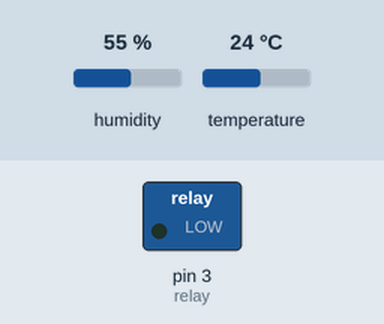
Recording of a sketch running on a simulated Arduino Uno, built with avr-gcc and run on an emulated ATmega328P. Shown: switched loads named in the sketch (green lamp = pin HIGH). The test bench sets the inputs (shaded band); at power-on: temperature 24 °C, humidity 55 %.

Above: at 2.8 s.
2.9 s: temperature set to 27 °C
At 5.2 s:
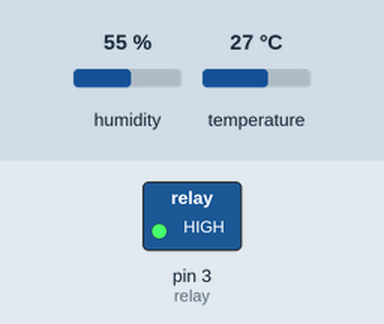
5.6 s: temperature set to 12 °C
At 6.6 s:
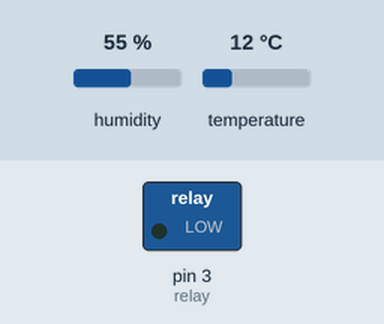
8.3 s: temperature set to 28 °C
At 11.4 s:
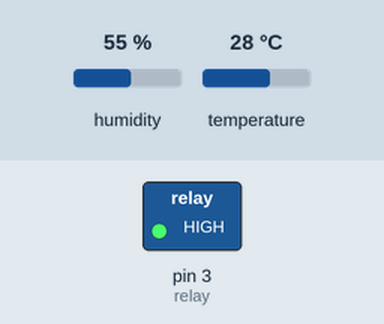
Timing chart, 0 to 12.9 s (numbered marks = the images above; inputs shaded):
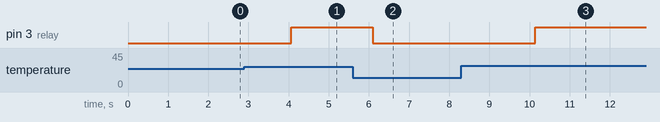

Measured:
- the behaviour switches between 25 and 26 °C on temperature (found by bisection; images 0 and 1)
- after the input at 2.9 s, pin 3 (relay): LOW → HIGH after 1.2 s
- after the input at 5.6 s, pin 3 (relay): HIGH → LOW after 0.49 s
- after the input at 8.3 s, pin 3 (relay): LOW → HIGH after 1.8 s

The sketch:

thermostat.ino
```cpp
#include <DHT.h>
#define DHTPIN 2
#define DHTTYPE DHT11
DHT dht(DHTPIN, DHTTYPE);
const int relay = 3;

void setup()
{
  dht.begin();
  pinMode(relay, OUTPUT);
}

void loop()
{
  float temp = dht.readTemperature();
  if(temp>25) digitalWrite(relay,HIGH); // ventiler
  else digitalWrite(relay,LOW);
  delay(1000);
}
```
